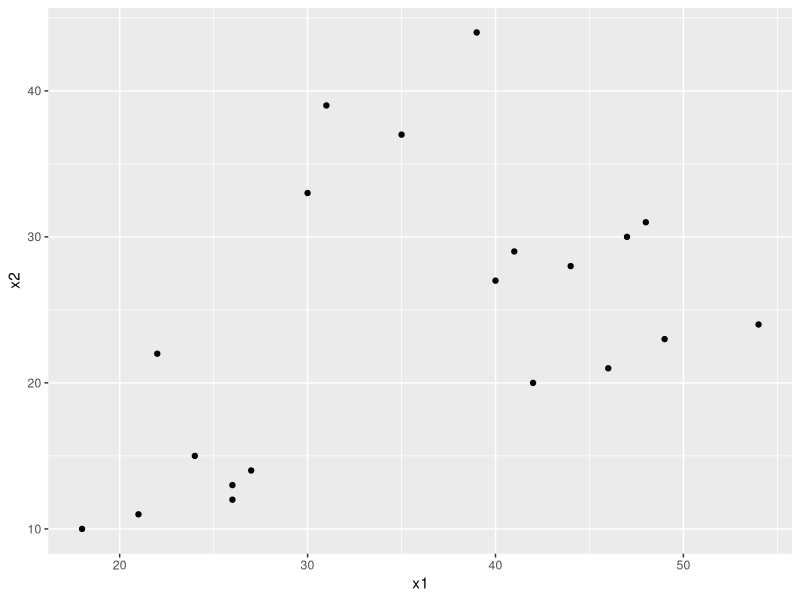

Recreate this plot in R.
## ---- chunk 1
showsolA<-TRUE
showsolB<-TRUE
library(knitr)
opts_chunk$set(tidy.opts=list(width.cutoff=68),tidy=TRUE)
knitr::opts_chunk$set(echo = TRUE,tidy=TRUE,message=FALSE,warning=FALSE,strip.white=TRUE,prompt=FALSE,
                      cache=TRUE, size="scriptsize")
whichformat="latex"
## ---- chunk 2
library(ggplot2)
df <- data.frame(x1 = c(18, 21, 22, 24, 26, 26, 27, 30, 31, 35, 39, 40, 41, 42, 44, 46, 47, 48, 49, 54),
    x2 = c(10, 11, 22, 15, 12, 13, 14, 33, 39, 37, 44, 27, 29, 20, 28, 21, 30, 31, 23, 24)
)
ggplot(df, aes(x = x1, y = x2)) +
    geom_point()
